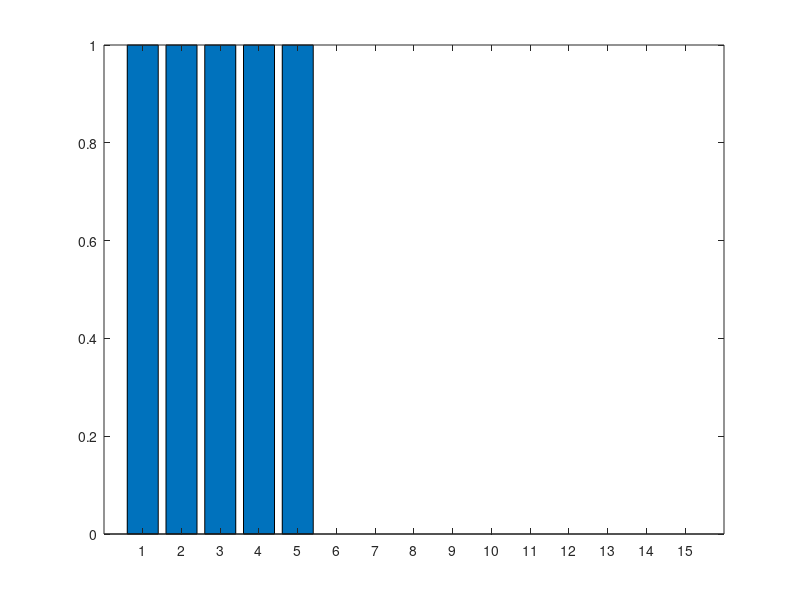

This figure's MATLAB source:
clear all;close all;clc;
x=1;
dt=1/50000;
 data=input('data=');
temp=0;
p=1;
result=0;
while 1
    w = bitand(data,15);
    data=bitshift(data, -4);
    for m=1:w
        pwm(x)=1;
        x=x+1;
    end
%     t0=t0+dt*16/w;
    for m=w:14
        pwm(x)=0;
        x=x+1;
    end
    
    if data<=0
        break
    end
end
% t=0:dt:(x-2)*dt;
 bar(pwm)

 l=length(pwm)/15;
    for m=1:l
       result=result+sum(pwm(1+(m-1)*15:m*15))*16^(m-1);
    end    
result
 
